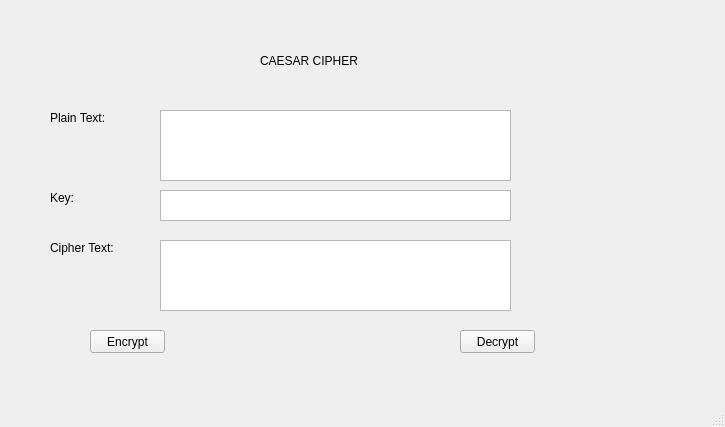
<?xml version="1.0" encoding="UTF-8"?>
<ui version="4.0">
 <class>MainWindow</class>
 <widget class="QMainWindow" name="MainWindow">
  <property name="geometry">
   <rect>
    <x>0</x>
    <y>0</y>
    <width>725</width>
    <height>427</height>
   </rect>
  </property>
  <property name="windowTitle">
   <string>MainWindow</string>
  </property>
  <widget class="QWidget" name="centralwidget">
   <widget class="QLabel" name="label">
    <property name="geometry">
     <rect>
      <x>260</x>
      <y>30</y>
      <width>181</width>
      <height>61</height>
     </rect>
    </property>
    <property name="text">
     <string>CAESAR CIPHER</string>
    </property>
   </widget>
   <widget class="QLabel" name="label_2">
    <property name="geometry">
     <rect>
      <x>50</x>
      <y>110</y>
      <width>81</width>
      <height>16</height>
     </rect>
    </property>
    <property name="text">
     <string>Plain Text:</string>
    </property>
   </widget>
   <widget class="QLabel" name="label_3">
    <property name="geometry">
     <rect>
      <x>50</x>
      <y>190</y>
      <width>81</width>
      <height>16</height>
     </rect>
    </property>
    <property name="text">
     <string>Key:</string>
    </property>
   </widget>
   <widget class="QLabel" name="label_4">
    <property name="geometry">
     <rect>
      <x>50</x>
      <y>240</y>
      <width>81</width>
      <height>16</height>
     </rect>
    </property>
    <property name="text">
     <string>Cipher Text:</string>
    </property>
   </widget>
   <widget class="QTextEdit" name="txt_plaintext">
    <property name="geometry">
     <rect>
      <x>160</x>
      <y>110</y>
      <width>351</width>
      <height>71</height>
     </rect>
    </property>
   </widget>
   <widget class="QTextEdit" name="txt_key">
    <property name="geometry">
     <rect>
      <x>160</x>
      <y>190</y>
      <width>351</width>
      <height>31</height>
     </rect>
    </property>
   </widget>
   <widget class="QTextEdit" name="txt_cipher">
    <property name="geometry">
     <rect>
      <x>160</x>
      <y>240</y>
      <width>351</width>
      <height>71</height>
     </rect>
    </property>
   </widget>
   <widget class="QPushButton" name="btnEncrypt">
    <property name="geometry">
     <rect>
      <x>90</x>
      <y>330</y>
      <width>75</width>
      <height>23</height>
     </rect>
    </property>
    <property name="text">
     <string>Encrypt</string>
    </property>
   </widget>
   <widget class="QPushButton" name="btnDecrypt">
    <property name="geometry">
     <rect>
      <x>460</x>
      <y>330</y>
      <width>75</width>
      <height>23</height>
     </rect>
    </property>
    <property name="text">
     <string>Decrypt</string>
    </property>
   </widget>
  </widget>
  <widget class="QMenuBar" name="menubar">
   <property name="geometry">
    <rect>
     <x>0</x>
     <y>0</y>
     <width>725</width>
     <height>21</height>
    </rect>
   </property>
  </widget>
  <widget class="QStatusBar" name="statusbar"/>
 </widget>
 <resources/>
 <connections/>
</ui>
